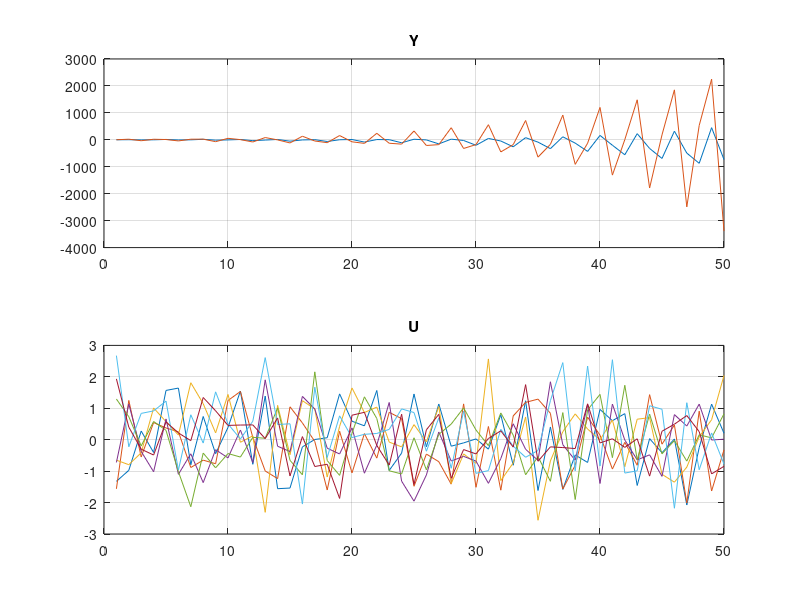

Write MATLAB code to recreate this figure. (Note: this script raises an error after producing the figure.)
close all;
clear all;
clc;

x_dim = 3;
y_dim = 2;
u_dim = 7;
A = randn(x_dim);
[U,S,V]=svd(A);
A = U*eye(x_dim)*1.1*V';
B = randn(x_dim,u_dim);
C = randn(y_dim,x_dim);
D = randn(y_dim,u_dim);

u_d = [];
y_d = [];
x = randn(x_dim,1);
for i=1:50
    u = randn(u_dim,1);
    y = C * x + D * u + randn(y_dim,1);
    x = A * x + B * u;
    u_d = [u_d; u'];
    y_d = [y_d; y'];
end

figure
subplot(2,1,1)
plot(y_d)
grid on;
title('Y');
subplot(2,1,2)
plot(u_d)
grid on;
title('U')


n = x_dim;     
L = x_dim;     
R = eye(u_dim)/1000;    
Q = eye(y_dim);      

ddmpc= DDMPC(u_d,y_d,Q,R,n,L,'y_s',[37;-37]',....
    'G_mat_u',eye(u_dim),'g_vec_u',ones(u_dim,1)*10,....
    'G_mat_y',[1,0;-1,0;0,1;0,-1],'g_vec_y',ones(4,1)*30,....
    'lambda_sigma',0.01, 'ctrl_mode', 'robust');
    
u = randn(u_dim,1);
x = randn(x_dim,1);

u_traj = [];
y_traj =[];
for i=1:200
    y = C * x + D * u;
    x = A * x + B * u;

    y = y+randn(y_dim,1)*1;

    u = ddmpc.step(u,y);
    u_traj = [u_traj; u'];
    y_traj = [y_traj; y'];
end

figure
subplot(2,1,1)
plot(y_traj)
grid on;
title('Y');
subplot(2,1,2)
plot(u_traj)
grid on;
title('U')